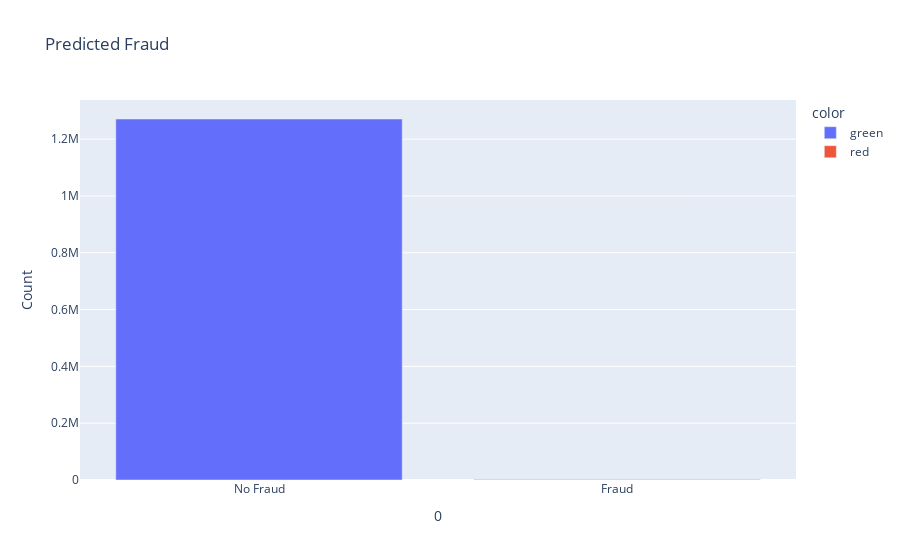

The notebook cell saved with this chart:
### Code cell
#pie chart of Predicted Fraud
import plotly.express as px
fig=px.bar(PredictedFraud,
            x=PredictedFraud.index,
            y=PredictedFraud.values,
            title="Predicted Fraud",
            labels={"x":"Fraud","y":"Count"},
            
            )


fig.show()

### Figure 1 — Plotly figure (JSON) as saved in the notebook; plotly's stock layout.template omitted (floating-point values rounded to 4 significant figures)
{"data": [{"alignmentgroup": "True", "hovertemplate": "color=green<br>0=%{x}<br>Count=%{y}<extra></extra>", "legendgroup": "green", "marker": {"color": "#636efa", "pattern": {"shape": ""}}, "name": "green", "offsetgroup": "green", "orientation": "v", "showlegend": true, "textposition": "auto", "type": "bar", "x": ["No Fraud"], "xaxis": "x", "y": [1270934], "yaxis": "y"}, {"alignmentgroup": "True", "hovertemplate": "color=red<br>0=%{x}<br>Count=%{y}<extra></extra>", "legendgroup": "red", "marker": {"color": "#EF553B", "pattern": {"shape": ""}}, "name": "red", "offsetgroup": "red", "orientation": "v", "showlegend": true, "textposition": "auto", "type": "bar", "x": ["Fraud"], "xaxis": "x", "y": [1590], "yaxis": "y"}], "layout": {"barmode": "relative", "legend": {"title": {"text": "color"}, "tracegroupgap": 0}, "title": {"text": "Predicted Fraud"}, "xaxis": {"anchor": "y", "domain": [0, 1], "title": {"text": "0"}}, "yaxis": {"anchor": "x", "domain": [0, 1], "title": {"text": "Count"}}}}
